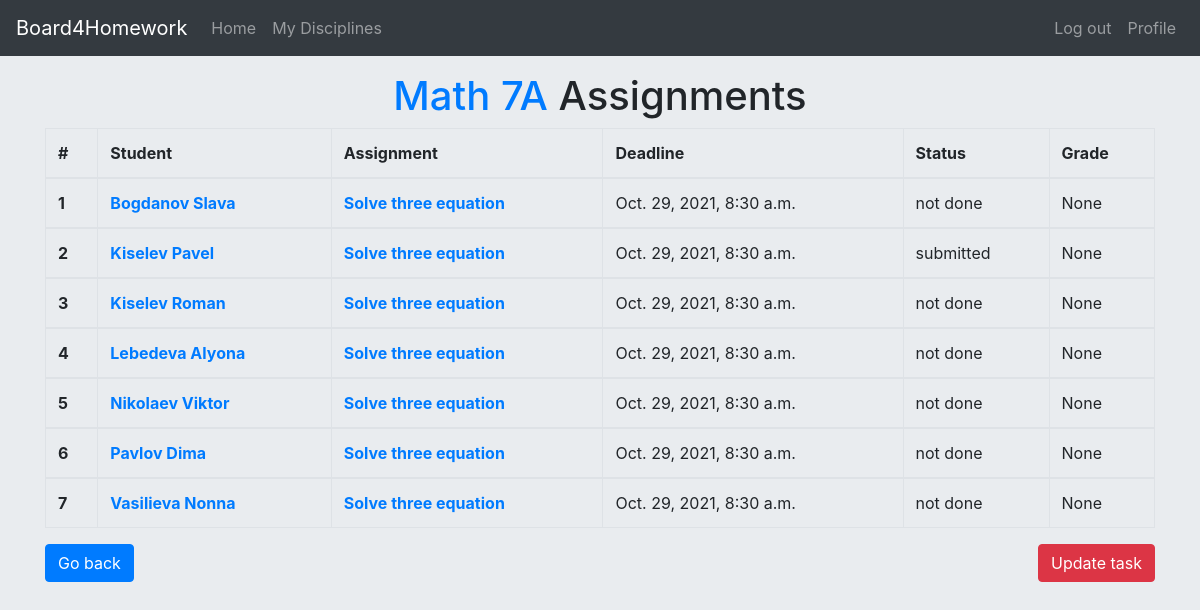
/task/2/1/ (signed in), run on the app's committed database.
### board/models.py (models this page shows, shortened)
class Task(models.Model):
    discipline = models.ForeignKey(Discipline, on_delete=models.CASCADE)
    title = models.CharField(max_length=30)
    description = models.CharField(max_length=500)
    author = models.ForeignKey(Teacher, on_delete=models.CASCADE)

class Discipline(models.Model):
    name = models.CharField(max_length=50, unique=True)
    def __str__(self):
        return self.name

class Class(models.Model):
    class Meta:
        verbose_name_plural = "classes"
    name = models.CharField(max_length=5, unique=True)
    disciplines = models.ManyToManyField(Discipline, through='ClassDiscipline')
    def __str__(self):
        return self.name

class Assignment(models.Model):
    class Grade(models.IntegerChoices):
        EXCELLENT = 5, '5'
        GOOD = 4, '4'
        FAIR = 3, '3'
        POOR = 2, '2'
    task = models.ForeignKey(Task, on_delete=models.CASCADE)
    assigned = models.DateTimeField(auto_now_add=True)
    deadline = models.DateTimeField()
    student = models.ForeignKey(Student, on_delete=models.CASCADE)
    solution = models.CharField(max_length=500, blank=True)
    last_changed = models.DateTimeField(auto_now=True)
    grade = models.IntegerField(choices=Grade.choices, null=True, blank=True)
    grade_comment = models.CharField(max_length=500, blank=True)

class Student(models.Model):
    user = models.OneToOneField(User, on_delete=models.CASCADE, primary_key=True)
    class_school = models.ForeignKey(Class, on_delete=models.CASCADE)

### board/views.py (the view)
# urls.py: path('task/<int:pk>/<int:class>/', TaskDetailView.as_view(), name='task'),
class TaskDetailView(LoginRequiredMixin, DetailView):
    login_url = '/login/'
    def get(self, request, *args, **kwargs):
        task = Task.objects.get(pk=kwargs['pk'])
        class_school = Class.objects.get(pk=kwargs['class'])
        teacher = None
        try:
            teacher = ClassDiscipline.objects.filter(class_school__pk=class_school.pk, discipline__pk=task.discipline.pk) \
                .first().teacher
        except AttributeError:
            pass
        context = {'task': task, 'class': class_school, 'teacher': teacher}
        if teacher is not None:
            assignments = Assignment.objects.filter(task__pk=task.pk, student__class_school__pk=class_school.pk) \
                .order_by('student__user__last_name', 'student__user__first_name', 'grade', 'deadline')
            context['assignments'] = assignments
        return render(request, 'board/task_detail.html', context)

### templates/board/task_detail.html (shortened to what this page needs)
{% extends "base.html" %}
{% load index %}
{%  block content %}
    <main role="main">
        <div class="container py-3">
            <div class="d-flex justify-content-center">
                <h1><a href="{% url 'discipline_teacher' pk=task.discipline.pk class=class.pk %}">
                    {{ task.discipline }} {{ class }}</a> Assignments</h1>
            </div>
            {% if teacher is None %}
                <div class="alert alert-danger">
                    You have no right to view this information.
                    Ask the admin to give you access
                    <p class="pt-1 mb-0"><a href="javascript:history.back()">Go Back</a></p>
                </div>
            {% else %}
                <table class="table table-bordered table-hover">
                    <thead>
                        <tr>
                            <th scope="col">#</th>
                            <th scope="col">Student</th>
                            <th scope="col">Assignment</th>
                            <th scope="col">Deadline</th>
                            <th scope="col">Status</th>
                            <th scope="col">Grade</th>
                        </tr>
                    </thead>
                        {% for obj in assignments %}
                            <tbody>
                                <tr>
                                    <th scope="row">{{ forloop.counter }}</th>
                                    <th><a href="{% url 'discipline_teacher_student' pk=task.discipline.pk class=class.pk student=obj.student.pk %}">
                                        {{ obj.student.user.last_name }} {{ obj.student.user.first_name }}</a></th>
                                    <th><a href="{% url 'assignment_grade' pk=obj.pk %}">{{ obj.task.title }}</a></th>
                                    <td>{{ obj.deadline }}</td>
                                    {% if obj.grade is not None %}
                                        <td>graded</td>
                                    {% elif obj.grade_comment|length > 0 %}
                                        <td>commented</td>
                                    {% elif obj.solution|length > 0 %}
                                        <td>submitted</td>
                                    {% else %}
                                        <td>not done</td>
                                    {% endif %}
                                    <td>{{ obj.grade }}</td>
                                </tr>
                            </tbody>
                        {% endfor %}
                </table>
            {% endif %}
            <input class="btn btn-primary" type="button"
                   onclick="location.href='javascript:history.back()'" value="Go back" />
            <input class="btn btn-danger float-right" type="button"
                   onclick="location.href='{% url 'task_update' pk=task.pk %}'" value="Update task" />
        </div>
    </main>
{% endblock %}

### static/css/styles.css (style rules this page uses)
body { padding-top: 3.5rem; background-color: #e9ecef; }

### data on the page
Task: discipline "Math", id "Update task"
Class: name "7A"
Assignment: student.user.last_name "Bogdanov", student.user.first_name "Slava", task "Solve three equation", deadline "Oct. 29, 2021, 8:30 a.m.", grade_comment "not done", grade "None"
Assignment: student.user.last_name "Kiselev", student.user.first_name "Pavel", task "Solve three equation", deadline "Oct. 29, 2021, 8:30 a.m.", grade_comment "submitted", grade "None"
Assignment: student.user.last_name "Kiselev", student.user.first_name "Roman", task "Solve three equation", deadline "Oct. 29, 2021, 8:30 a.m.", grade_comment "not done", grade "None"
Assignment: student.user.last_name "Lebedeva", student.user.first_name "Alyona", task "Solve three equation", deadline "Oct. 29, 2021, 8:30 a.m.", grade_comment "not done", grade "None"
Assignment: student.user.last_name "Nikolaev", student.user.first_name "Viktor", task "Solve three equation", deadline "Oct. 29, 2021, 8:30 a.m.", grade_comment "not done", grade "None"
Assignment: student.user.last_name "Pavlov", student.user.first_name "Dima", task "Solve three equation", deadline "Oct. 29, 2021, 8:30 a.m.", grade_comment "not done", grade "None"
Assignment: student.user.last_name "Vasilieva", student.user.first_name "Nonna", task "Solve three equation", deadline "Oct. 29, 2021, 8:30 a.m.", grade_comment "not done", grade "None"
